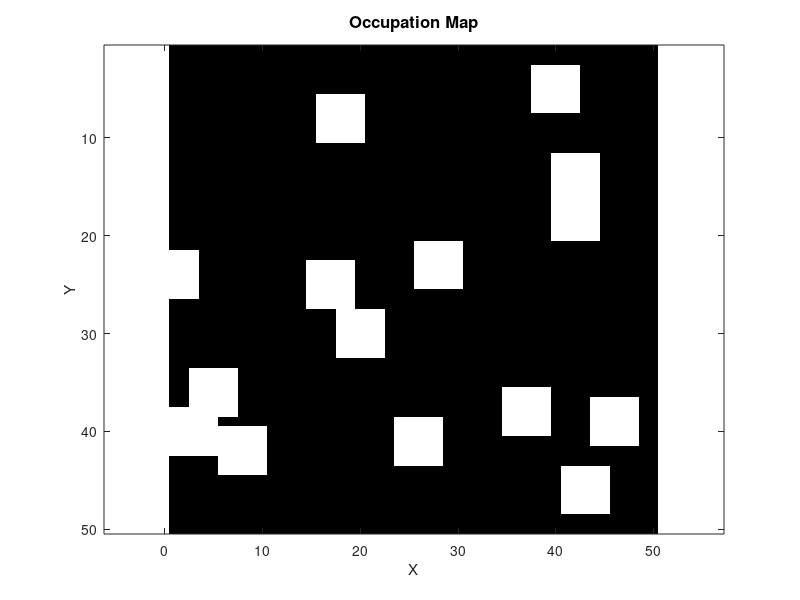

Write MATLAB code to recreate this figure. (Note: this script raises an error after producing the figure.)
clear;
clc;
close all;

filas = 50;
columnas = 50;

% Punto para iniciar la traj.
punto_x = 20;  % columna
punto_y = 22; % fila
files_folder = "C:\Users\alvar\OneDrive\Desktop\My code\repositorios\TFM_Code\fast_marching-master\functions\Archivos";
main_folder = "C:\Users\alvar\OneDrive\Desktop\My code\repositorios\TFM_Code\fast_marching-master\functions\Ver_Resultados";
maps_folder = "C:\Users\alvar\OneDrive\Desktop\My code\repositorios\TFM_Code\fast_marching-master\functions\Mapas";

%% Mapa Original
cd(maps_folder);
file = fopen('MAP_2_50_50.txt','r');

matriz_vel = zeros(filas, columnas); 

% Leer los datos línea por línea y almacenarlos en la matriz
for i = 1:filas
    linea = fgetl(file); % Leer una línea del archivo como string
    if ischar(linea)
        line = sscanf(linea, '%f')';
        matriz_vel(i, :) = sscanf(linea, '%f')'; % Convertir la línea a números y almacenarla
    else
        error('Se alcanzó el final del archivo antes de leer todas las filas.');
    end
end

% Cerrar el archivo
fclose(file);
cd(main_folder);

% Crear figura
figure;

% Usar colormap en escala de grises
colormap(gray);  % Usar escala de grises: negro (0) a blanco (1)

% Mostrar el mapa
imagesc(matriz_vel);
axis equal;  % Mantener proporciones cuadradas
%colorbar;
%clim([0 1]);  % Ajustar límites de color entre 0 y 1

% Etiquetas y título
title('Occupation Map', 'FontSize', 12);
xlabel('X', 'FontSize', 11);
ylabel('Y', 'FontSize', 11);
set(gca, 'FontSize', 10);

%% Mapa de velocidades
cd(files_folder);
file = fopen('velocities_map.txt','r');

%solo sumar filas y columnas si no se usan planners
filas = filas + 2;
columnas = columnas + 2;
matriz_vel = zeros(filas, columnas); 

% Leer los datos línea por línea y almacenarlos en la matriz
for i = 1:filas
    linea = fgetl(file); % Leer una línea del archivo como string
    if ischar(linea)
        line = sscanf(linea, '%f')';
        matriz_vel(i, :) = sscanf(linea, '%f')'; % Convertir la línea a números y almacenarla
    else
        error('Se alcanzó el final del archivo antes de leer todas las filas.');
    end
end

% Cerrar el archivo
fclose(file);
cd(main_folder);

% Crear figura
figure;

% Usar colormap en escala de grises
colormap(gray);  % Usar escala de grises: negro (0) a blanco (1)

% Mostrar el mapa
imagesc(matriz_vel);
axis equal;  % Mantener proporciones cuadradas
colorbar;
clim([0 1]);  % Ajustar límites de color entre 0 y 1

% Etiquetas y título
title('Velocities Map', 'FontSize', 12);
xlabel('X', 'FontSize', 11);
ylabel('Y', 'FontSize', 11);
set(gca, 'FontSize', 10);


%% Mapa de tiempos
cd(files_folder);
file = fopen('times_map.txt','r');

matriz_tiempos = zeros(filas, columnas); 

% Leer los datos línea por línea y almacenarlos en la matriz
for i = 1:filas
    linea = fgetl(file); % Leer una línea del archivo como string
    if ischar(linea)
        line = sscanf(linea, '%f')';
        matriz_tiempos(i, :) = sscanf(linea, '%f')'; % Convertir la línea a números y almacenarla
    else
        error('Se alcanzó el final del archivo antes de leer todas las filas.');
    end
end

% Cerrar el archivo
fclose(file);

cd(main_folder);

%% Mapa de tiempos visualization

umbralMax = 200; 

% Crear una copia de la matriz con valores limitados a 200
matrizClipped = matriz_tiempos;  
matrizClipped(matriz_tiempos > umbralMax) = umbralMax; 
% Graficar la matriz con imágenes de escala de colores
% ...existing code...


% Create figure for time map
figure;

% Mostrar el mapa
imagesc(matrizClipped);
colorbar;
colormap(jet);
clim([0 80]);

% Etiquetas y título
title('Trajectory', 'FontSize', 12);
xlabel('X', 'FontSize', 11);
ylabel('Y', 'FontSize', 11);
set(gca, 'FontSize', 10);
axis equal;

%% Trayectoria 
cd(files_folder);
traj_data = load('trajectory.txt');
cd(main_folder);

% Extract coordinates
traj_x = traj_data(:,1) + 1;
traj_y = traj_data(:,2) + 1;

% Convert to double if necessary
traj_x = double(traj_x);
traj_y = double(traj_y);

hold on;

% Plot path line
plot(traj_x, traj_y, 'w-', 'LineWidth', 2);

% Plot waypoints
plot(traj_x(2:end-1), traj_y(2:end-1), 'w.', 'MarkerSize', 10);

% Plot start point (green) and end point (red)
plot(traj_x(1), traj_y(1), 'go', 'MarkerSize', 15, 'LineWidth', 2);
plot(traj_x(end), traj_y(end), 'ro', 'MarkerSize', 15, 'LineWidth', 2);

% Add legend


hold off;



%[Fy,Fx,Fz]=pointmin(matriz_tiempos);
% After loading time map and before gradient visualization

%% Load gradient components
cd(files_folder);
gradient_x_file = fopen('gradient_x.txt', 'r');
gradient_y_file = fopen('gradient_y.txt', 'r');

Fx = zeros(filas, columnas);
Fy = zeros(filas, columnas);

% Read gradient x component
for i = 1:filas
    linea = fgetl(gradient_x_file);
    if ischar(linea)
        Fx(i, :) = sscanf(linea, '%f')';
    else
        error('Error reading gradient_x file');
    end
end

% Read gradient y component
for i = 1:filas
    linea = fgetl(gradient_y_file);
    if ischar(linea)
        Fy(i, :) = sscanf(linea, '%f')';
    else
        error('Error reading gradient_y file');
    end
end

fclose(gradient_x_file);
fclose(gradient_y_file);
cd(main_folder);
% After existing time map visualization
% Create new figure for gradient field visualization
figure;
imagesc(matrizClipped);
hold on;

% Create grid for quiver plot
[X, Y] = meshgrid(1:columnas, 1:filas);

% Downsample for better visualization (adjust skip value as needed)
skip = 1;  % Show an arrow every 2 points
X = X(1:skip:end, 1:skip:end);
Y = Y(1:skip:end, 1:skip:end);
Fx_down = Fx(1:skip:end, 1:skip:end);
Fy_down = Fy(1:skip:end, 1:skip:end);

% Plot vector field
quiver(X, Y, Fx_down, Fy_down, 2, 'w', 'LineWidth', 1.5);

% Adjust colormap and limits
colormap(jet);
clim([min(matriz_tiempos(:)), umbralMax]);
colorbar;


% Add to legend
legend('Gradient field', 'Location', 'southeast');

% Add labels and title
title('Mapa de tiempos con campo de gradiente');
xlabel('X');
ylabel('Y');
axis equal;

hold off;
